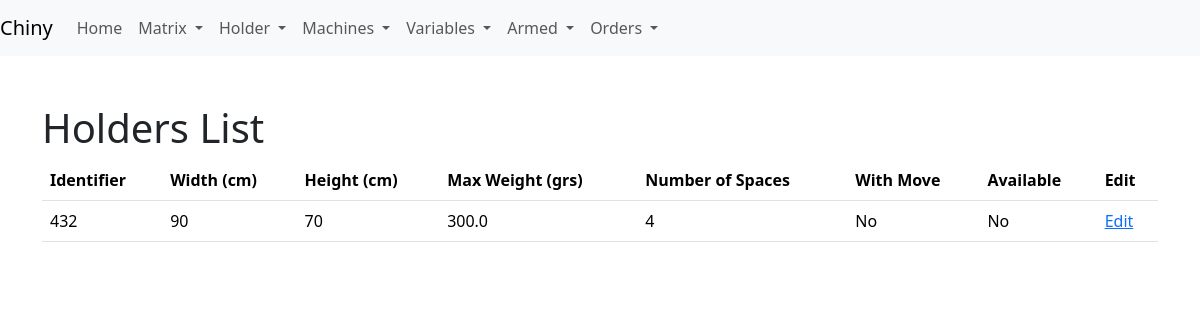
Before: /list_holders with the older database file.
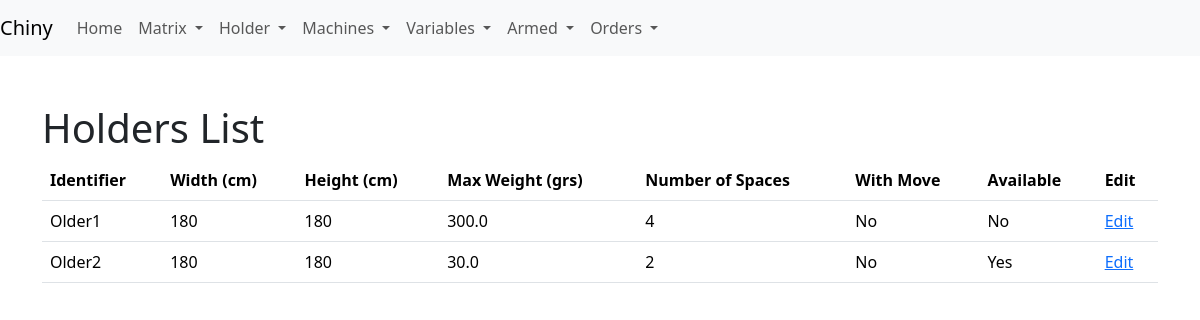
After: the same page with the newer database file.
### app/models.py (models this page shows)
class Holder(db.Model):
    __tablename__ = 'holder'
    id = db.Column(db.Integer, primary_key=True)
    identifier = db.Column(db.String(5), nullable=False)
    width_cm = db.Column(db.Integer, nullable=False)
    height_cm = db.Column(db.Integer, nullable=False)
    max_weight_grs = db.Column(db.Float, nullable=False)
    with_move = db.Column(db.Boolean, default=False)
    available = db.Column(db.Boolean, default=True)
    num_spaces = db.Column(db.Integer, nullable=False)  # Número de espacios
    sectors = db.relationship('Sector', backref='holder', lazy=True)

### app/routes.py (the view)
@app.route('/list_holders')
def list_holders():
    holders = Holder.query.all()
    return render_template('list_holders.html', holders=holders)

### app/templates/list_holders.html (shortened to what this page needs)
<!DOCTYPE html>
<html lang="en">
<head>
    <link rel="stylesheet" href="{{ url_for('static', filename='css/bootstrap.min.css') }}">
</head>
<body>
    {% include 'navbar.html' %}
    <div class="container mt-5">
        <h1>Holders List</h1>
        <table class="table">
            <thead>
                <tr>
                    <th>Identifier</th>
                    <th>Width (cm)</th>
                    <th>Height (cm)</th>
                    <th>Max Weight (grs)</th>
                    <th>Number of Spaces</th>
                    <th>With Move</th>
                    <th>Available</th>
		    <th>Edit</th>
                </tr>
            </thead>
            <tbody>
                {% for holder in holders %}
                <tr>
                    <td>{{ holder.identifier }}</td>
                    <td>{{ holder.width_cm }}</td>
                    <td>{{ holder.height_cm }}</td>
                    <td>{{ holder.max_weight_grs }}</td>
                    <td>{{ holder.num_spaces }}</td>
                    <td>{{ 'Yes' if holder.with_move else 'No' }}</td>
                    <td>{{ 'Yes' if holder.available else 'No' }}</td>
		    <td><a href="{{ url_for('edit_holder', holder_id=holder.id) }}">Edit</a></td>
                </tr>
                {% endfor %}
            </tbody>
        </table>
    </div>
</body>
</html>

### app/templates/navbar.html (shortened to what this page needs)
<nav class="navbar navbar-expand-lg navbar-light bg-light">
    <a class="navbar-brand" href="#">Chiny</a>
    <div class="collapse navbar-collapse" id="navbarNav">
        <ul class="navbar-nav">
            <li class="nav-item">
                <a class="nav-link" href="{{ url_for('index') }}">Home</a>
            </li>
            <li class="nav-item dropdown">
                <a class="nav-link dropdown-toggle" href="#" id="navbarMatrixDropdown" role="button" data-bs-toggle="dropdown" aria-expanded="false">
                    Matrix
                </a>
            </li>
            <li class="nav-item dropdown">
                <a class="nav-link dropdown-toggle" href="#" id="navbarHolderDropdown" role="button" data-bs-toggle="dropdown" aria-expanded="false">
                    Holder
                </a>
            </li>
	    <li class="nav-item dropdown">
		<a class="nav-link dropdown-toggle" href="#" id="navbarMachineDropdown" role="button" data-bs-toggle="dropdown" aria-expanded="false">
        		Machines
   		 </a>
	   </li>
            <li class="nav-item dropdown">
                <a class="nav-link dropdown-toggle" href="#" id="navbarVariablesDropdown" role="button" data-bs-toggle="dropdown" aria-expanded="false">
                    Variables
                </a>
            </li>
	    <li class="nav-item dropdown">
		    <a class="nav-link dropdown-toggle" href="#" id="navbarArmedDropdown" role="button" data-bs-toggle="dropdown" aria-expanded="false">
			    Armed
		    </a>
	    </li>
	    <li class="nav-item dropdown">
		<a class="nav-link dropdown-toggle" href="#" id="navbarOrderDropdown" role="button" data-bs-toggle="dropdown" aria-expanded="false">
        		Orders
   		</a>
	     </li>
        </ul>
    </div>
</nav>

Changed rows visible on the page:
changed Holder: identifier "432" → "Older1"; width_cm "90" → "180"; height_cm "70" → "180"
added Holder: identifier "Older2", width_cm "180", height_cm "180", max_weight_grs "30.0", num_spaces "2", with_move "No", available "Yes"
